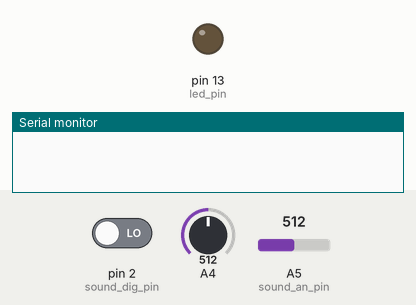
The sketch below on a simulated Arduino Uno, built with avr-gcc and run on an emulated ATmega328P. On the bench: output pins drawn as LEDs (lit = HIGH), the last lines printed to the serial monitor. Inputs (shaded band) come from the test bench; at power-on: pin 2 (sound_dig_pin) LOW, A4 = 512, A5 (sound_an_pin) = 512.

Above: at 1.2 s.
1.3 s: pin 2 (sound_dig_pin) driven HIGH
At 2.5 s:
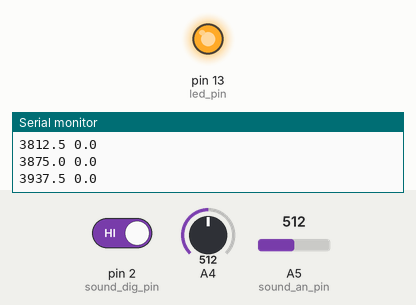
2.8 s: pin 2 (sound_dig_pin) driven LOW
At 4.0 s:
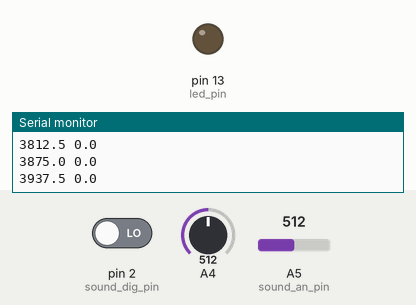
Timing chart, 0 to 5.8 s (numbered marks = the images above; inputs shaded):
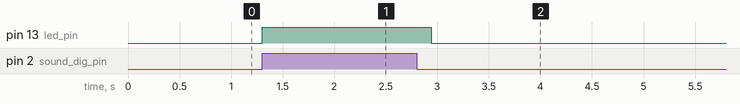

The sketch:

sound_test.ino
```cpp
#include <arduinoFFT.h>

uint8_t sound_dig_pin = 2;
uint8_t led_pin = 13;
uint8_t sound_an_pin = A5;

arduinoFFT FFT = arduinoFFT();
const uint16_t samples = 128;
const double samplingFrequency = 8000;
double vReal[samples];
double vImag[samples];
uint16_t offset;
uint8_t i;

unsigned int sampling_period_us;
unsigned long microseconds;

void setup() {
  // put your setup code here, to run once:
  Serial.begin(115200);

  pinMode(sound_dig_pin, INPUT);
  pinMode(led_pin, OUTPUT);

  sampling_period_us = round(1000000*(1.0/samplingFrequency));
}

void loop() {
  // put your main code here, to run repeatedly:
  //digitalWrite(led_pin, digitalRead(sound_dig_pin));
  if(digitalRead(sound_dig_pin) == HIGH) {
    digitalWrite(led_pin, HIGH);

    offset = analogRead(A4);
    for(i = 0; i < samples; i++) {
      microseconds = micros();
      vReal[i] = analogRead(sound_an_pin);
      vImag[i] = 0;
      while(micros() < (microseconds + sampling_period_us));
    }

    FFT.Windowing(vReal, samples, FFT_WIN_TYP_HAMMING, FFT_FORWARD);
    FFT.Compute(vReal, vImag, samples, FFT_FORWARD);
    FFT.ComplexToMagnitude(vReal, vImag, samples);

    for(int i = 0; i<(samples/2); i++) {
      Serial.print((i * 1.0 * samplingFrequency) / samples, 1);
      Serial.print(" ");
      Serial.println(vReal[i], 1);    //View only this line in serial plotter to visualize the bins
    }
  }
  else {
    digitalWrite(led_pin, LOW);
  }
}
```

Measured:
- after the input at 1.3 s, pin 13 (led_pin): LOW → HIGH at once
- after the input at 2.8 s, pin 13 (led_pin): HIGH → LOW after 0.14 s
